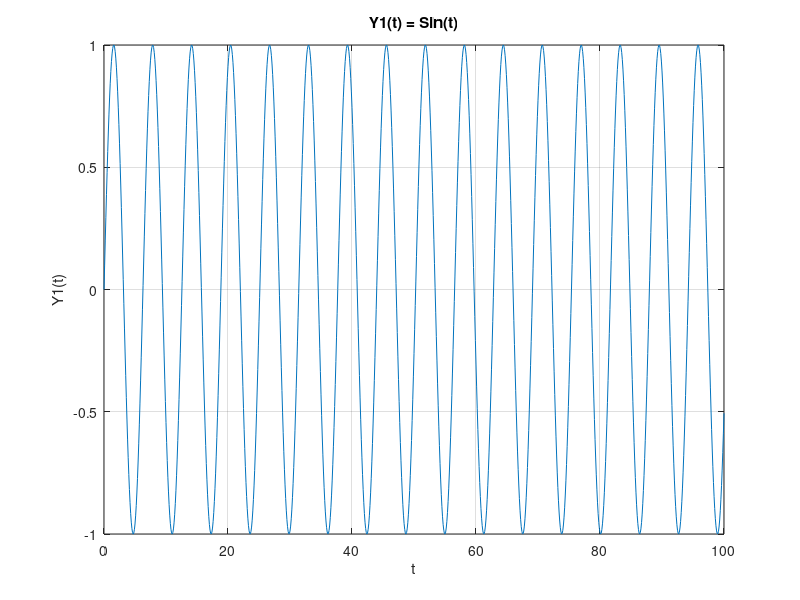
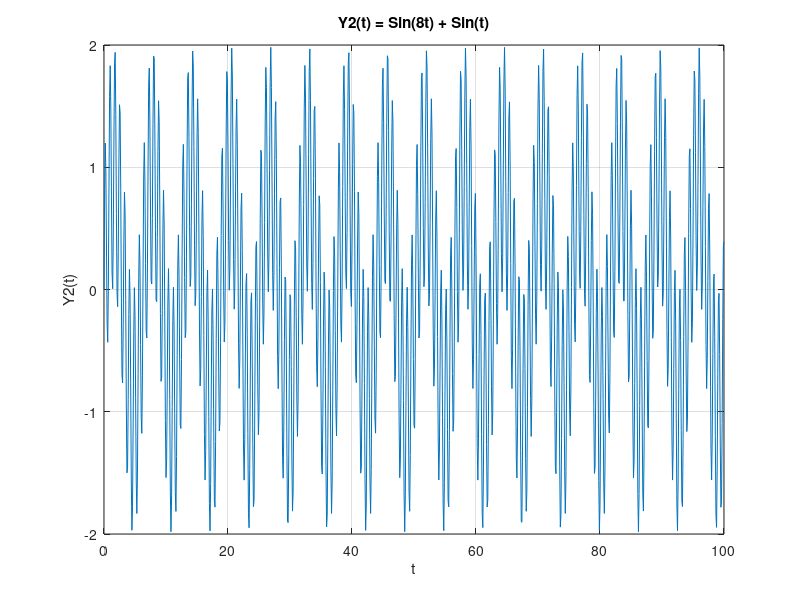
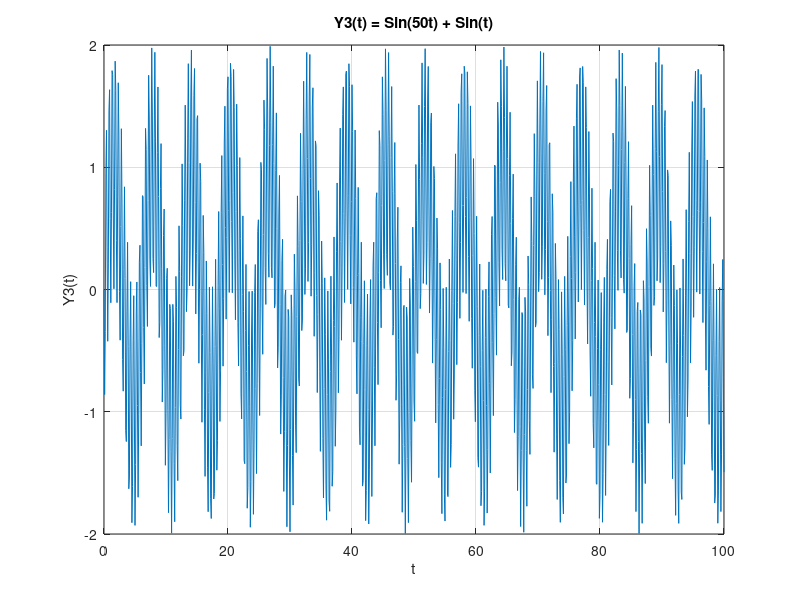
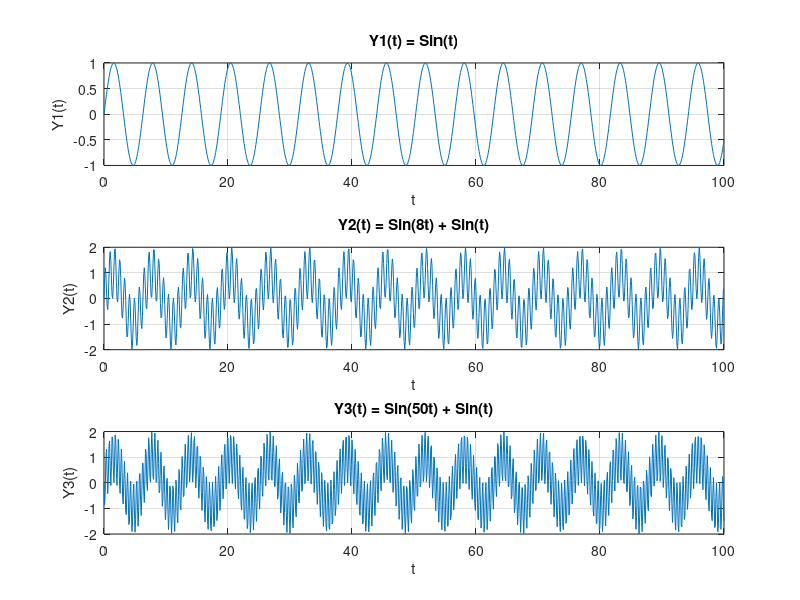

These charts were generated, in order, by the following MATLAB code:
%% Prelaboratorio 1 - Grupo 8.
%
% Said Alvarado     11-10025
% Cristina Maurette 11-10593
% Pedro Zampella    07-41681

close all;

%% Actividad 1

% 1)
t = 0:0.1:100;
% 2)
length(t)
% 3)
y1 = sin(t);
% 4)
y2 = sin(8*t) + sin(t);
% 5)
y3 = sin(50*t) + sin(t);
% 6)
figure; plot(t,y1); title('Y1(t) = Sin(t)'); xlabel('t'); ylabel('Y1(t)');grid(); %axis([-0.001 0.001 -10 10]) ;
figure; plot(t,y2); title('Y2(t) = Sin(8t) + Sin(t)'); xlabel('t'); ylabel('Y2(t)');grid(); %axis([-0.001 0.001 -10 10]) ;
figure; plot(t,y3); title('Y3(t) = Sin(50t) + Sin(t)'); xlabel('t'); ylabel('Y3(t)');grid(); %axis([-0.001 0.001 -10 10]) ;
% 7)
figure; 
subplot(3,1,1); plot(t,y1); title('Y1(t) = Sin(t)'); xlabel('t'); ylabel('Y1(t)');grid(); %axis([-0.001 0.001 -10 10]) ;
subplot(3,1,2); plot(t,y2); title('Y2(t) = Sin(8t) + Sin(t)'); xlabel('t'); ylabel('Y2(t)');grid(); %axis([-0.001 0.001 -10 10]) ;
subplot(3,1,3); plot(t,y3); title('Y3(t) = Sin(50t) + Sin(t)'); xlabel('t'); ylabel('Y3(t)');grid(); %axis([-0.001 0.001 -10 10]) ;
% 8)
figure; 
subplot(3,1,1); plot(t,y1,'r'); title('Y1(t) = Sin(t)'); xlabel('t'); ylabel('Y1(t)');grid(); %axis([-0.001 0.001 -10 10]) ;
subplot(3,1,2); plot(t,y2,'g'); title('Y2(t) = Sin(8t) + Sin(t)'); xlabel('t'); ylabel('Y2(t)');grid(); %axis([-0.001 0.001 -10 10]) ;
subplot(3,1,3); plot(t,y3,'y'); title('Y3(t) = Sin(50t) + Sin(t)'); xlabel('t'); ylabel('Y3(t)');grid(); %axis([-0.001 0.001 -10 10]) ;
% 9)
error_y1_y2 = abs(y1 - y2)
error_y1_y3 = abs(y1 - y3)
